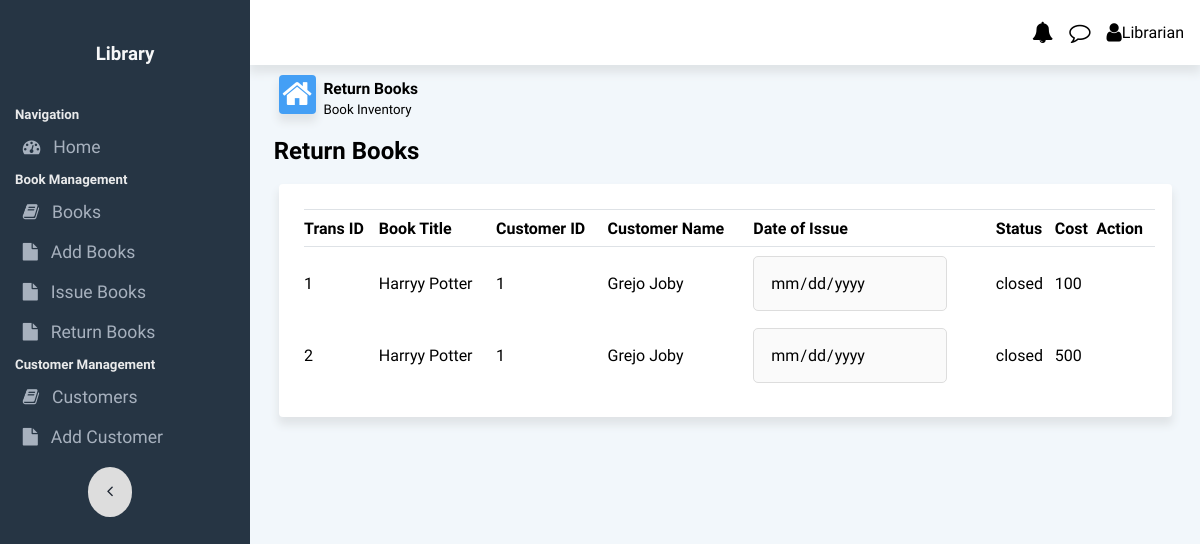
Page /return_issue on the committed database.
### app.py (models this page shows, shortened)
class Books(db.Model):
    __tablename__ = 'books'
    book_id = db.Column(db.Integer, primary_key=True, autoincrement=True)
    title = db.Column(db.String(255), nullable=False)
    authors = db.Column(db.String(255), nullable=False)
    stockQty = db.Column(db.Integer, nullable=False, default=0)
    timesIssued = db.Column(db.Integer, nullable=False, default=0)

class Customer(db.Model):
    __tablename__ = 'customer'
    cust_id=db.Column(db.Integer, primary_key=True,autoincrement=True)
    name=db.Column(db.String(255), nullable=False)
    debt = db.Column(db.Integer, nullable=False, default=0)
    total_trans = db.Column(db.Integer, nullable=False, default=0)

### tables this page shows
CREATE TABLE transactions (
	trans_id INTEGER NOT NULL, 
	book_id INTEGER, 
	cust_id INTEGER, 
	cost INTEGER NOT NULL, 
	status VARCHAR(25) NOT NULL, 
	issue_date DATETIME, 
	PRIMARY KEY (trans_id), 
	FOREIGN KEY(book_id) REFERENCES customer (cust_id), 
	FOREIGN KEY(cust_id) REFERENCES books (book_id)
);

### app.py (the view)
@app.route('/return_issue', methods=['GET', 'POST'])
def return_issue():
    print(db.session.query(transactions).all())
    issued_books=db.session.query(transactions).all()
    books_issued=[]
    for book in issued_books:
        bi = []
        bi.append(book.trans_id)
        bi.append(book.book_id)
        book_title = Books.query.filter_by(book_id=book[1]).one()
        bi.append(book_title.title)
        bi.append(book.cust_id)
        cust_details = Customer.query.filter_by(cust_id=book[2]).one()
        bi.append(cust_details.name)
        bi.append(book.cost)
        bi.append(book.issue_date.date())
        bi.append(book.status)
        books_issued.append(bi)
    print(books_issued)
    return render_template('return_issue.html',issued_books=books_issued)

### templates/return_issue.html (shortened to what this page needs)
{% extends 'base.html' %}
{% block body %}
<div class="content-area">
    <div class="flexContainer" id="dashboardLineContainer">
        <div class="flex-40 dashboardLine">
            <i class="fa fa-home fa-2x" style="float: left;" id="homeIcon"></i>
            <div style="margin-bottom: 0;margin-top: 0;">
                <h3 style="margin-bottom: 0;margin-top: 2px;"><small>Return Books</small> </h3>
                <p style="margin-bottom: 0;margin-top: 0;"><small>Book Inventory</small> </p>
            </div>
        </div>
    </div>
</div>
<h2 style="margin: 1% 2.5% 1% 2.5%;">Return Books</h2>
<div class="cardRow2 tablecard">
    <table class="attendance_form_table">
        <thead>
            <tr style="text-align: left;">
                <th>Trans ID</th>
                <th>Book Title</th>
                <th>Customer ID</th>
                <th>Customer Name</th>
                <th>Date of Issue</th>
                <th>Status</th>
                <th>Cost</th>
                <th>Action</th>
            </tr>
        </thead>
        <tbody id="attendance_form_table_data">
            {%for book in issued_books %}
            <form action="/books/return/{{book[0]}}" method="POST">
                <tr>
                    <td>{{book[0]}}</td>
                    <td>{{book[2]}}</td>
                    <td>{{book[3]}}</td>
                    <td>{{book[4]}}</td>
                    <td>
                        <div class="dropdown">
                            <input type="date" class="dropinput" style="outline: none;" value="{{book[5]}}" disabled
                                aria-disabled="true">
                        </div>
                    </td>
                    <td>{{book[7]}}</td>
                    {% if book[7] == "live" %}
                    <td><input type="text" name="cost" id="cost" class="formInput" style="width: 50%;">
                        <input type="text" name="cust_id" id="cust_id" class="formInput" value="{{book[3]}}" style="width: 50%;display:none;"></td>
                    <td><button type="submit" class="dropbtn btn-danger">Delete</button></td>
                    {% else %}
                        <td>{{ book[5] }}</td>
                    {% endif %}
                </tr>
            </form>
            {%endfor%}
        </tbody>
    </table>
</div>
{% endblock %}

### static/css/style.css (style rules this page uses)
* { -webkit-tap-highlight-color: transparent; }
html { height: 100%; }
body { background-color: #f2f7fb; margin: 0; height: 100%; font-family: "Quicksand", sans-serif; -webkit-touch-callout: none; -webkit-user-select: none; -khtml-user-select: none; -moz-user-select: none; -ms-user-select: none; user-select: none; }
.flexContainer { width: 100%; display: flex; flex-wrap: wrap; justify-content: center; align-content: center; }
#dashboardLineContainer { justify-content: flex-start; margin-left: 2%; }
.verticalFlexItem h1, h2, h3, h4, h5, h6 { margin: 2%; }
.flex-40 { flex: 0 0 40%; margin: 1%; }
#homeIcon { background-color: #449ff5; color: white; box-shadow: 0px 7px 9px 1px rgba(224, 228, 231, 1); border-radius: 0.25rem; margin-right: 2%; padding: 1%; }
.dashboardLine { margin: 1%; align-content: center; justify-content: left; justify-self: flex-start; }
.cardRow2 { grid-area: header; justify-content: space-between; align-items: center; margin-left: 3%; margin-right: 3%; margin-top: 2%; }
.cardRow2.tablecard { background-color: #ffff; box-shadow: 0px 7px 9px 1px rgba(224, 228, 231, 1); padding: 0.5rem; border-radius: 0.25rem; grid-area: header; justify-content: space-between; align-items: center; }
.cardRow2 { grid-area: main; padding-left: 3%; }
#attendanceTable th, td { text-align: left; padding: 8px; text-align: center; }
#attendanceTable2 th, td { text-align: left; padding: 8px; text-align: center; }
.attendance_form_table { border-top: 1px solid #dee2e6; margin: 2%; width: 97%; border-collapse: collapse; }
.attendance_form_table th, td { border-bottom: 1px solid #dee2e6; padding: 1% 0; }
.dropinput { font-family: "Quicksand", sans-serif; color: black; padding: 16px; font-size: 16px; border: none; cursor: pointer; border-radius: 5px; min-width: 160px; border: 1px solid #ddd; }
.dropdown { position: relative; display: inline-block; }
#addTeacherTable th, td { text-align: left; padding: 1% 0; border: none; }

### rows in the picture
Books: title "Harryy Potter" "Harryy Potter"
Customer: name "Grejo Joby" "Grejo Joby"
transactions: status "closed"
transactions: status "closed", cost "500"

### other values in the picture
{{ book[0] }} "1" "2"
{{ book[3] }} "1" "1"
{{ book[5] }} "100"
